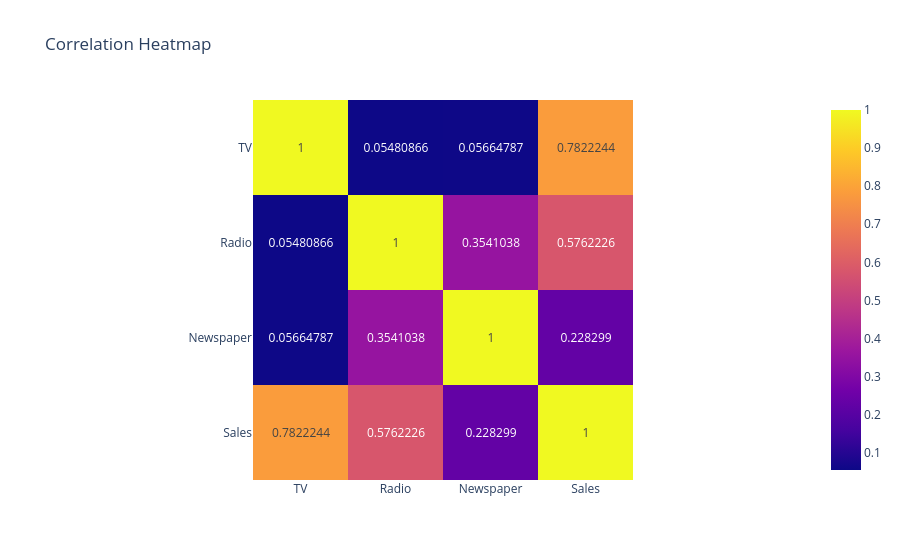

Notebook source saved alongside this figure:
### Code cell
fig = px.imshow(
    correlation,
    text_auto=True,
    title="Correlation Heatmap"
)

fig.show()

### Figure 1 — Plotly figure (JSON) as saved in the notebook; plotly's stock layout.template omitted (floating-point values rounded to 4 significant figures)
{"data": [{"coloraxis": "coloraxis", "hovertemplate": "x: %{x}<br>y: %{y}<br>color: %{z}<extra></extra>", "name": "0", "texttemplate": "%{z}", "type": "heatmap", "x": ["TV", "Radio", "Newspaper", "Sales"], "xaxis": "x", "y": ["TV", "Radio", "Newspaper", "Sales"], "yaxis": "y", "z": [[1.0, 0.05481, 0.05665, 0.7822], [0.05481, 1.0, 0.3541, 0.5762], [0.05665, 0.3541, 1.0, 0.2283], [0.7822, 0.5762, 0.2283, 1.0]]}], "layout": {"coloraxis": {"colorscale": [[0, "#0d0887"], [0.1111, "#46039f"], [0.2222, "#7201a8"], [0.3333, "#9c179e"], [0.4444, "#bd3786"], [0.5556, "#d8576b"], [0.6667, "#ed7953"], [0.7778, "#fb9f3a"], [0.8889, "#fdca26"], [1, "#f0f921"]]}, "title": {"text": "Correlation Heatmap"}, "xaxis": {"anchor": "y", "constrain": "domain", "domain": [0, 1], "scaleanchor": "y"}, "yaxis": {"anchor": "x", "autorange": "reversed", "constrain": "domain", "domain": [0, 1]}}}
